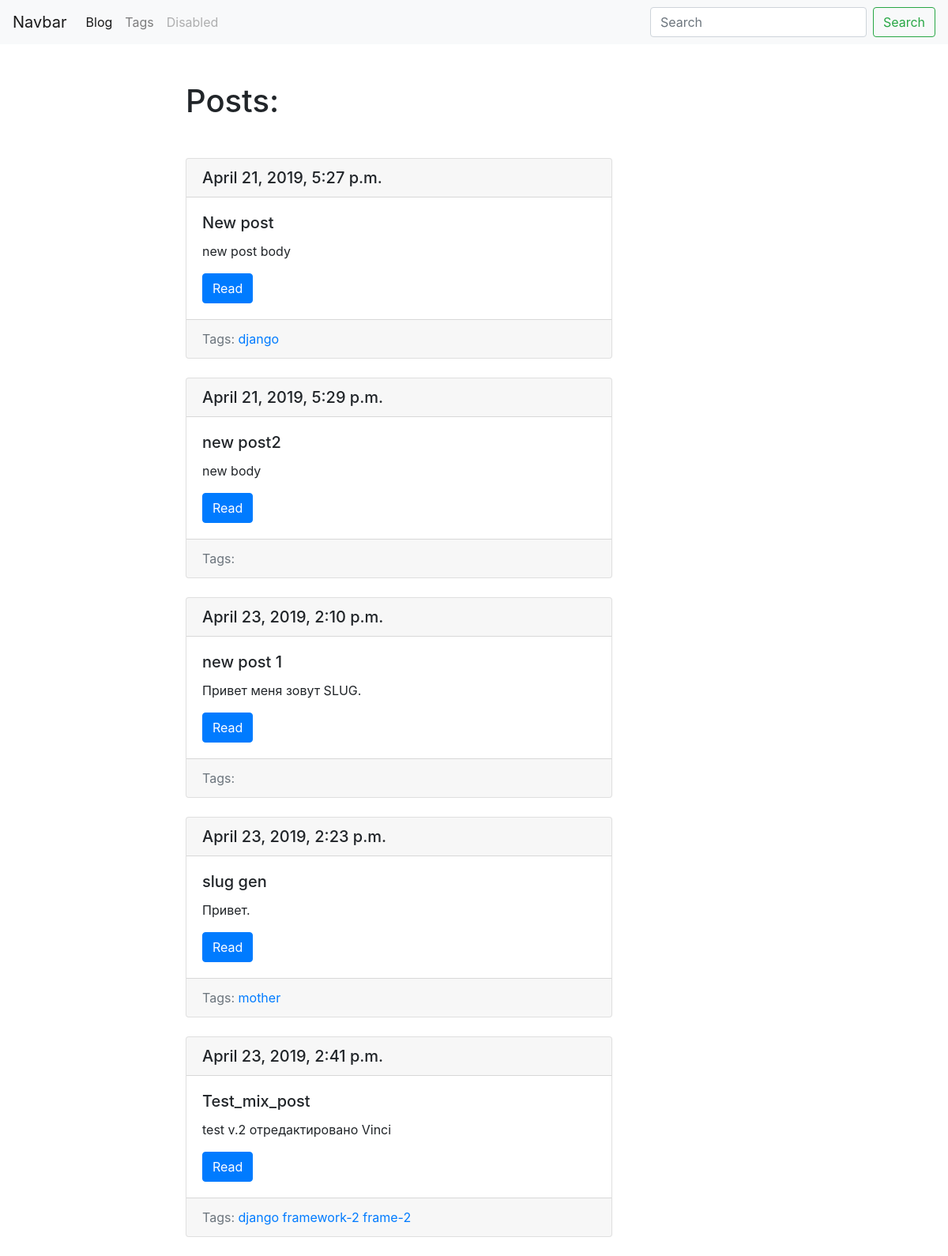
/blog/, run on an earlier commit of the app's database.
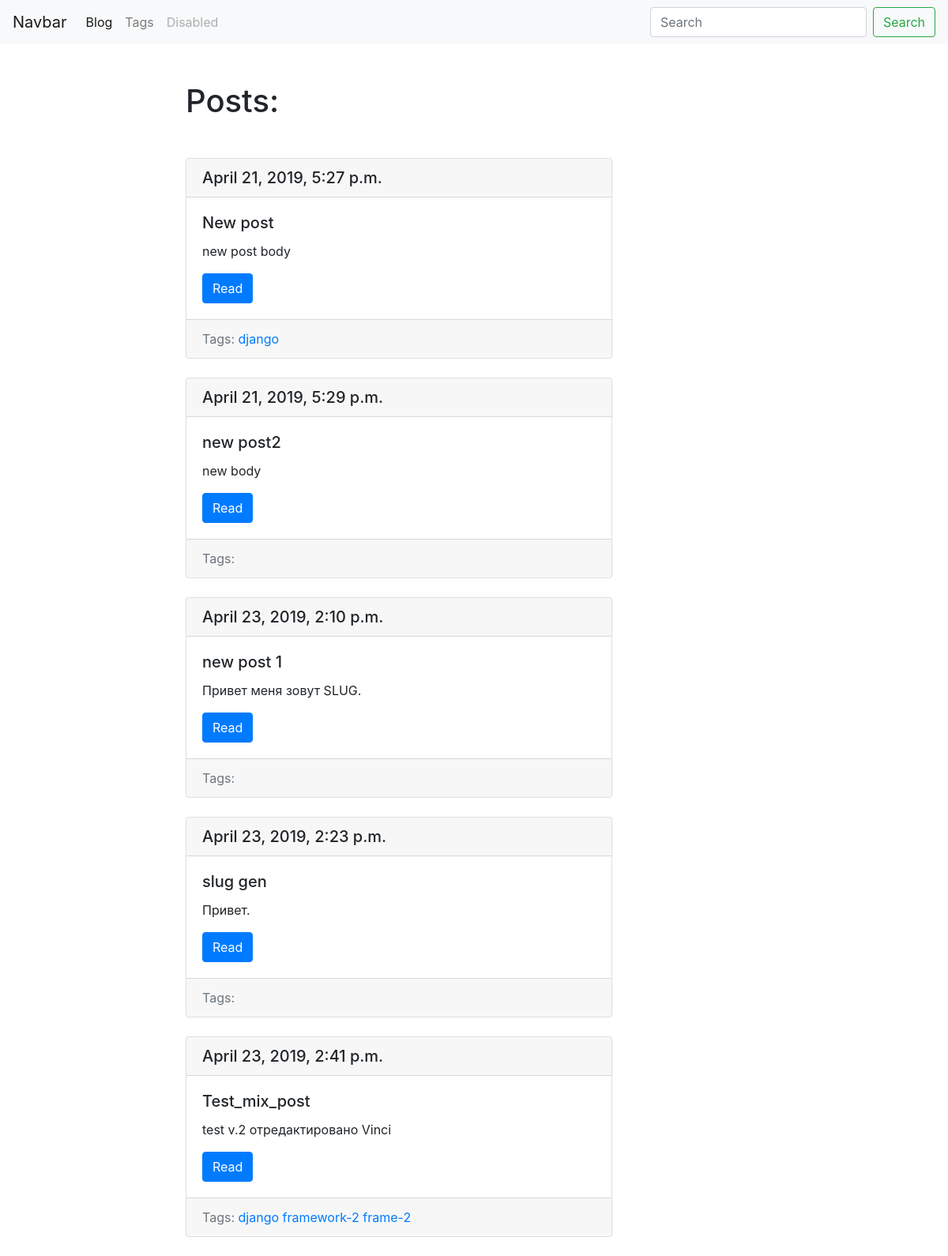
And on a later commit of the database.
### blog/models.py (models this page shows, shortened)
class Post(models.Model):
    title = models.CharField(max_length=150, db_index = True)
    slug = models.SlugField(max_length=150, blank = True, unique = True)
    body = models.TextField(blank=True, db_index=True)
    date_pub = models.DateTimeField(auto_now_add=True)
    tags = models.ManyToManyField('Tag', blank=True, related_name='posts')
    def get_absolute_url(self):
        return reverse('post_detail_url', kwargs={'slug':self.slug})

class Tag(models.Model):
    title = models.CharField(max_length=50)
    slug = models.SlugField(max_length=150, unique = True)
    def get_absolute_url(self):
        return reverse('tag_detail_url', kwargs={'slug':self.slug})

### blog/views.py (the view)
# urls.py: path('', post_list ,name='posts_list_url'),
def post_list(request):
    posts = Post.objects.all()
    n = ["oleg","Sasha"]
    return render(request, 'blog/index.html', context = {'posts':posts})

### blog/templates/blog/index.html (shortened to what this page needs)
{% extends 'blog/base_blog.html' %}
{% block content%}
  <h1 class="mb-5">Posts:</h1>
  {%for post in posts%}
    {% include 'blog/includes/post_card_template.html' %}
  {%endfor%}
{% endblock %}

### blog/templates/blog/includes/post_card_template.html
<div class="card mb-4">
  <h5 class="card-header">{{post.date_pub}}</h5>
  <div class="card-body">
    <h5 class="card-title">{{post.title}}</h5>
    <p class="card-text">{{post.body|truncatewords:15}}</p>
    <a href="{{post.get_absolute_url}}" class="btn btn-primary">Read</a>
  </div>
  <div class="card-footer text-muted">
    <a>Tags:</a>
    {% for tag in post.tags.all %}
    <a href='{{tag.get_absolute_url}}'>{{tag.title}}</a>
    {%endfor%}
  </div>
</div>

What changed in the data, as far as the page shows it:
removed Tag: title "mother", shown under Post "April 23, 2019, 2:23 p.m."
